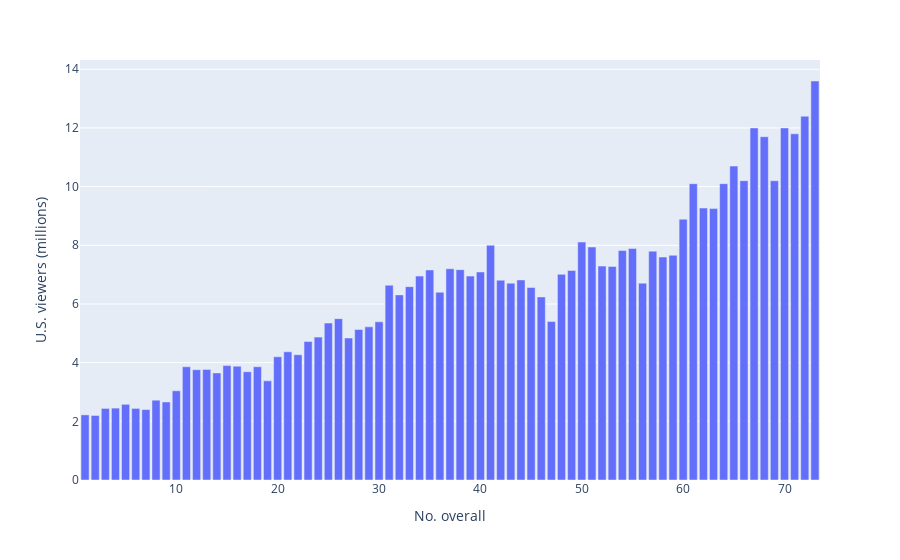

Write notebook code for a chart like this one.
### Code cell
go.bar(df,x='No. overall',y='U.S. viewers (millions)')

### Figure 1 — Plotly figure (JSON) as saved in the notebook; plotly's stock layout.template omitted (floating-point values rounded to 4 significant figures)
{"data": [{"alignmentgroup": "True", "hovertemplate": "No. overall=%{x}<br>U.S. viewers (millions)=%{y}<extra></extra>", "legendgroup": "", "marker": {"color": "#636efa", "pattern": {"shape": ""}}, "name": "", "offsetgroup": "", "orientation": "v", "showlegend": false, "textposition": "auto", "type": "bar", "x": [1, 2, 3, 4, 5, 6, 7, 8, 9, 10, 11, 12, 13, 14, 15, 16, 17, 18, 19, 20, 21, 22, 23, 24, 25, 26, 27, 28, 29, 30, 31, 32, 33, 34, 35, 36, 37, 38, 39, 40, 41, 42, 43, 44, 45, 46, 47, 48, 49, 50, 51, 52, 53, 54, 55, 56, 57, 58, 59, 60, 61, 62, 63, 64, 65, 66, 67, 68, 69, 70, 71, 72, 73], "xaxis": "x", "y": [2.22, 2.2, 2.44, 2.45, 2.58, 2.44, 2.4, 2.72, 2.66, 3.04, 3.86, 3.76, 3.77, 3.65, 3.9, 3.88, 3.69, 3.86, 3.38, 4.2, 4.37, 4.27, 4.72, 4.87, 5.35, 5.5, 4.84, 5.13, 5.22, 5.39, 6.64, 6.31, 6.59, 6.95, 7.16, 6.4, 7.2, 7.17, 6.95, 7.09, 8, 6.81, 6.71, 6.82, 6.56, 6.24, 5.4, 7.01, 7.14, 8.11, 7.94, 7.29, 7.28, 7.82, 7.89, 6.71, 7.8, 7.6, 7.66, 8.89, 10.1, 9.27, 9.25, 10.1, 10.7, 10.2, 12, 11.7, 10.2, 12, 11.8, 12.4, 13.6], "yaxis": "y"}], "layout": {"autosize": true, "barmode": "relative", "legend": {"tracegroupgap": 0}, "margin": {"t": 60}, "xaxis": {"anchor": "y", "autorange": true, "domain": [0, 1], "range": [0.5, 73.5], "title": {"text": "No. overall"}, "type": "linear"}, "yaxis": {"anchor": "x", "autorange": true, "domain": [0, 1], "range": [0, 14.32], "title": {"text": "U.S. viewers (millions)"}, "type": "linear"}}}
